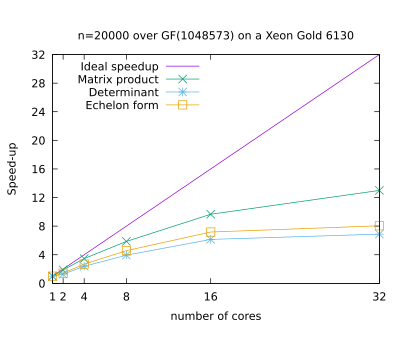

The gnuplot source for this figure:
set term pdf   transparent enhanced color size 4, 3.4
#font "arial,10" fontscale 1.0 
set output 'speedup_bigfoot3.pdf'
#set boxwidth 0.9 absolute
set style fill   solid 1.00 border lt -1
set key fixed left top vertical Right noreverse noenhanced autotitle nobox
set size ratio 0.7
set xtics   ()
set xlabel 'number of cores'
set ylabel 'Speed-up'
#set logscale x
#set logscale y
set xtics ("1" 1, "2" 2, "4" 4, "8" 8, "16" 16, "32" 32)
set ytics 0,4,32
set xrange [1:32]
set yrange [0:32]
set title "n=20000 over GF(1048573) on a Xeon Gold 6130" 
plot x title 'Ideal speedup' w l, 'bigfoot3_20k.txt' using 1:(248.095313072/$2) title 'Matrix product' w lp, '' u 1:(122.048365831/$3) title 'Determinant' w lp, '' u 1:(129.617908001/$4) title 'Echelon form' w lp
